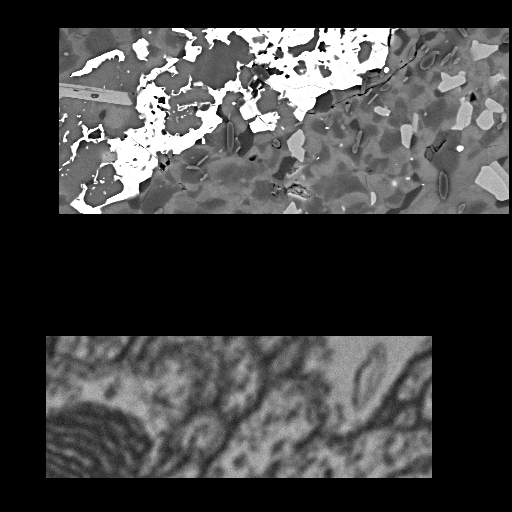
#> input picture R Web Interface/hello.png, 512 x 512 px, found by its file name
$ python rock_o_cell.py   (Python 2 division)   (older library calls are emulated)
#> lines starting #> are read from the running program, lines starting #| are printed output that depends on the picture; after the words box and inside, x2 and y2 are one past the last pixel; in counts of white or black regions, pixels touching at a corner belong together
#####  SHDB17 #############

########## ROCk vs Cell #############

import cv2
import glob, os
import numpy as np
from matplotlib import pyplot as plt
import argparse
import sys

#raw_image = cv2.imread(sys.argv[1])
#raw_image = cv2.imread(args["image"])
raw_image = cv2.imread('/home/mitesh/Dropbox/Share/hello.png')
#> raw_image is the input picture: shape (512, 512, 3); min 0, max 255, mean 64.9
cv2.imshow('Original Image', raw_image)

# bilateral filetring
bilateral_filtered_image = cv2.bilateralFilter(raw_image, 2, 175, 175)
cv2.imshow('Bilateral', bilateral_filtered_image)

#canny edge detection
img =cv2.blur(bilateral_filtered_image,(10,10))
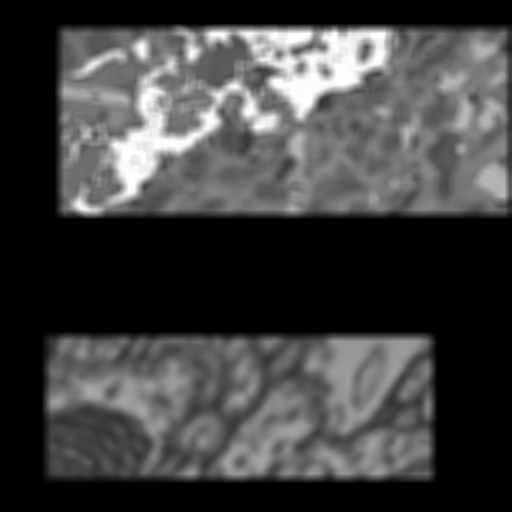
#> img: shape (512, 512, 3); min 0, max 255, mean 64.9
for e in range(5):
    img = cv2.erode(img,(5,5))
#> this loop made 5 passes
#> pass 2, `img = cv2.erode(img,(5,5))`:
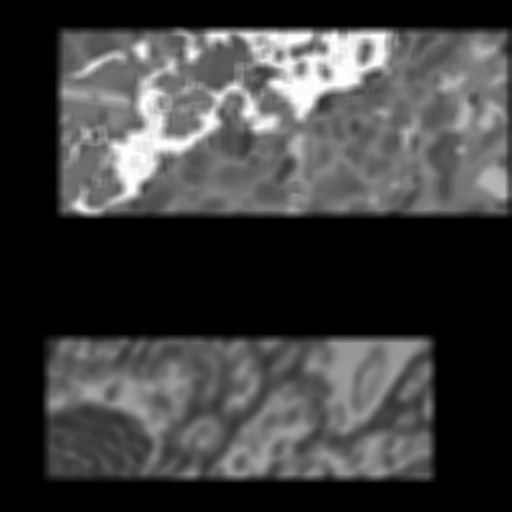
#> img: shape (512, 512, 3); min 0, max 255, mean 62.6
#> after the loop:
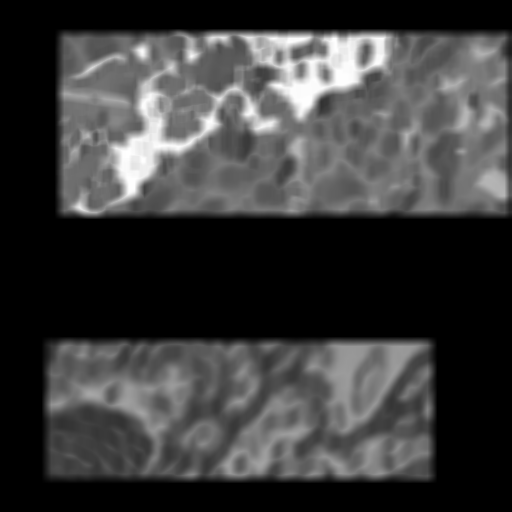
#> img: shape (512, 512, 3); min 0, max 255, mean 59.4
retval, img = cv2.threshold(img,175,255,cv2.THRESH_BINARY)
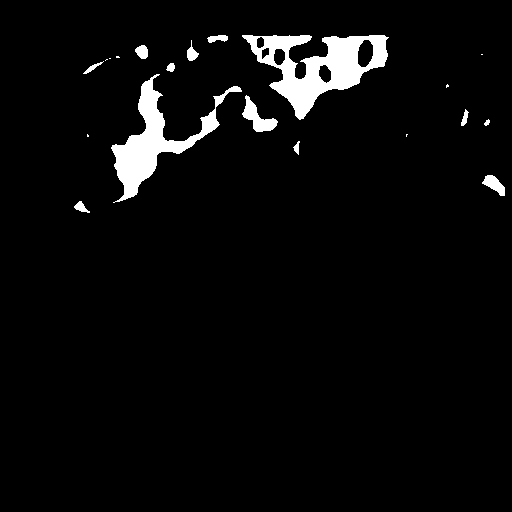
#> img: shape (512, 512, 3); 4.1% white; 20 white regions (7 under 20 px), largest, box (x1, y1, x2, y2) and area: (242, 35, 389, 120) 5172, (111, 74, 242, 203) 3994, (242, 95, 278, 132) 530
img2=img
img2=cv2.Canny(img2,100,200,3)
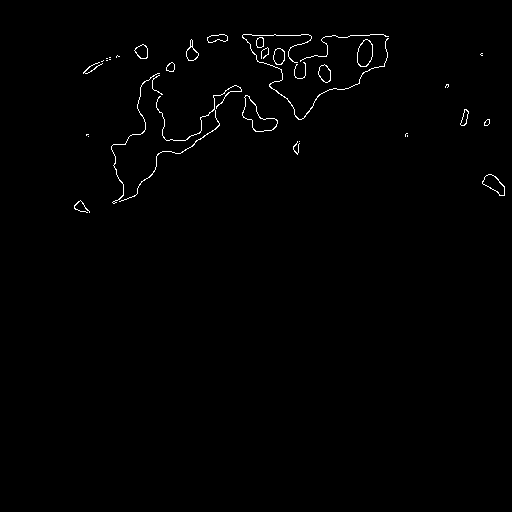
#> img2: shape (512, 512); 0.75% white in thin lines or dots, all inside (x1, y1, x2, y2) = (74, 34, 505, 213)
img2=cv2.dilate(img2,(2,2))
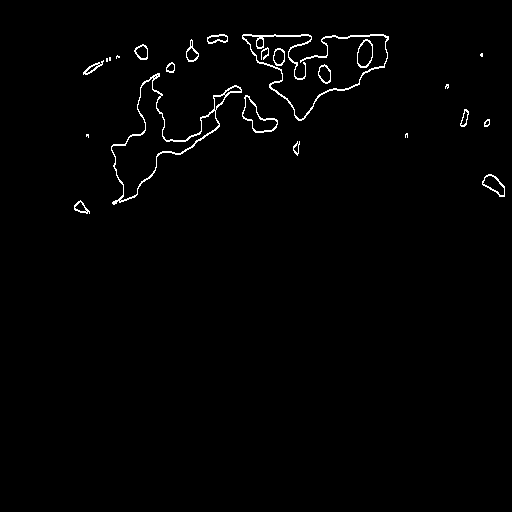
#> img2: shape (512, 512); 1.2% white in thin lines or dots, all inside (x1, y1, x2, y2) = (74, 34, 505, 214)
cv2.imshow('edge detected',img2)


#edge_detected_image = cv2.Canny(bilateral_filtered_image, 75, 150, 30)
#cv2.imshow('Edge', edge_detected_image)

# Contor mapping
ret,thresh = cv2.threshold(img2,100,255,1)

_, contours, hierarchy = cv2.findContours(thresh, cv2.RETR_TREE, cv2.CHAIN_APPROX_SIMPLE)
#> contours = 41 contours, 10 with area under 20; largest, box (x1, y1, x2, y2) and area: (0, 0, 512, 512) 261121, (241, 33, 390, 122) 1547, (110, 72, 243, 206) 1436, (241, 94, 279, 134) 686, (356, 38, 374, 69) 406

for cnt in contours:
    approx = cv2.approxPolyDP(cnt,0.01*cv2.arcLength(cnt,True),True)
    print len(approx)
    if len(approx) < 9:
        print "ROck"
        cv2.drawContours(raw_image,[cnt],0,(255,0,0),-1)
    # [9 lines of commented-out code are left out]
    elif len(approx) > 15:
        print "cell"
        cv2.drawContours(raw_image,[cnt],0,(0,0,255),-1)
#> this loop made 41 passes
#> approx on passes 1, 17, 18, 37: [[0, 0], [0, 511], [511, 511], [511, 0]], [[155, 76], [154, 77]], [[157, 75]], [[191, 41], [191, 45]]
#| 4
#| ROck
#| 16
#| cell
#| 13
#| 10
#| 9
#| 13
#| 10
#| 11
#> (further printed lines are left out)
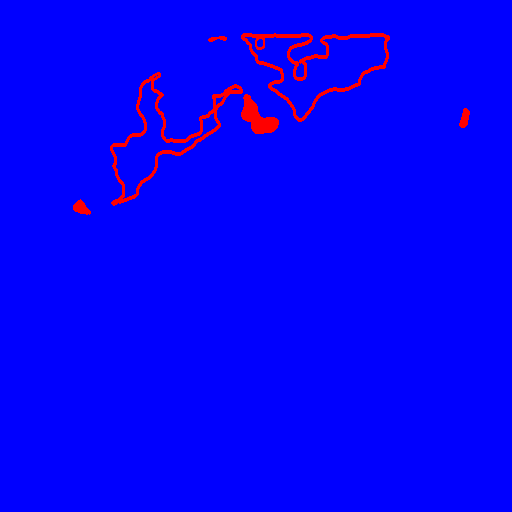
#> raw_image: shape (512, 512, 3); mean B, G, R 250.1, 0, 4.9
#(blue,green,red = blue)
cv2.imshow('img',raw_image)
cv2.waitKey(0)
